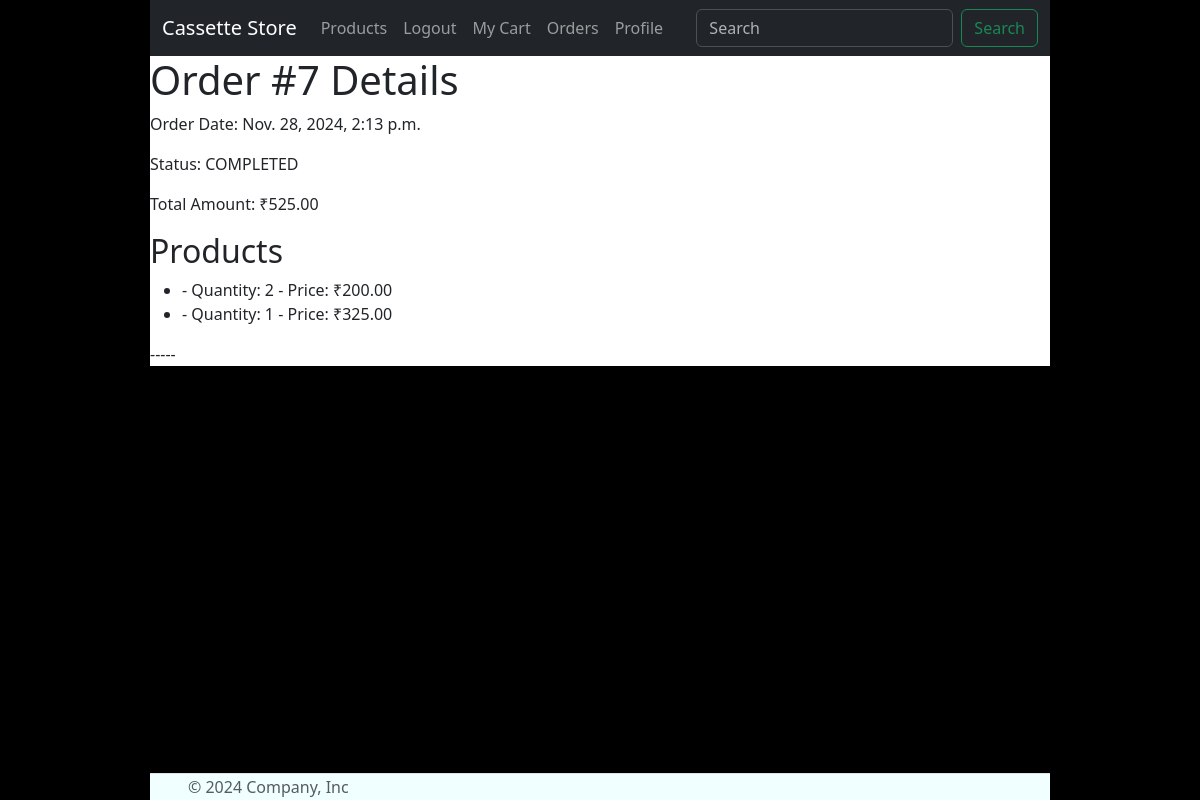
The page /order_detail/7/ (signed in) on the database its author committed.
### orders/models.py (models this page shows, shortened)
class Order(models.Model):
    user = models.ForeignKey(User, on_delete=models.CASCADE)
    order_date = models.DateTimeField(auto_now_add=True)
    total_amount = models.DecimalField(max_digits=10, decimal_places=2)
    status = models.CharField(max_length=20, choices=[('PENDING','Pending'),('COMPLETED','Completed')])
    razorpay_order_id = models.CharField(max_length=255)
    address = models.ForeignKey(Address, on_delete=models.CASCADE, null=True, blank=True, related_name="orders")

class OrderDetails(models.Model):
    order = models.ForeignKey(Order, related_name="order_details", on_delete=models.CASCADE)
    order_item = models.ForeignKey(Product, on_delete=models.CASCADE)
    quantity = models.PositiveIntegerField()
    price = models.DecimalField(max_digits=10, decimal_places=2)

### orders/views.py (the view)
# urls.py: path('order_detail/<int:order_id>/', views.order_detail, name='order_detail'),
@login_required
def order_detail(request, order_id):
    user = request.user
    order = get_object_or_404(Order, id=order_id, user=user)
    return render(request, 'order_detail.html', {'order': order})

### orders/templates/order_detail.html (shortened to what this page needs)
{% extends 'base.html' %}
{% load static %}
{% block content %}
<h1>Order #{{ order.id }} Details</h1>
<p>Order Date: {{ order.order_date }}</p>
<p>Status: {{ order.status }}</p>
<p>Total Amount: ₹{{ order.total_amount }}</p>
<h2>Products</h2>
<ul>
    {% for detail in order.order_details.all %}
        <li>
            {{ detail.cart_item.product.name }} - Quantity: {{ detail.quantity }} - Price: ₹{{ detail.price }}
        </li>
    {% endfor %}
</ul>
-----
{% endblock %}

### static/css/style.css (style rules this page uses)
* { padding: 0; margin: 0; box-sizing: border-box; }
html { background-color: rgb(0, 0, 0); }

### rows shown on the page
Order: id "7", order_date "Nov. 28, 2024, 2:13 p.m.", status "COMPLETED", total_amount "525.00"
OrderDetails: quantity "2", price "200.00"
OrderDetails: quantity "1", price "325.00"
